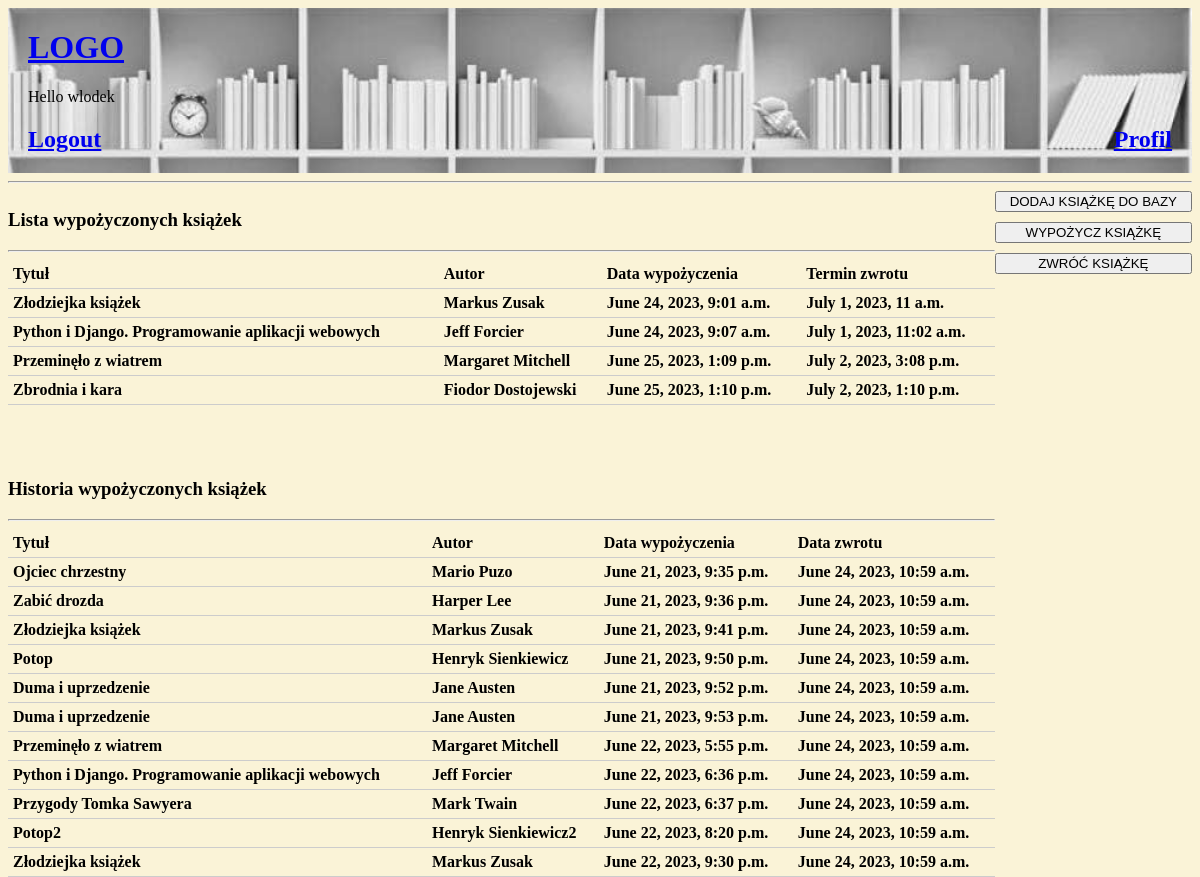
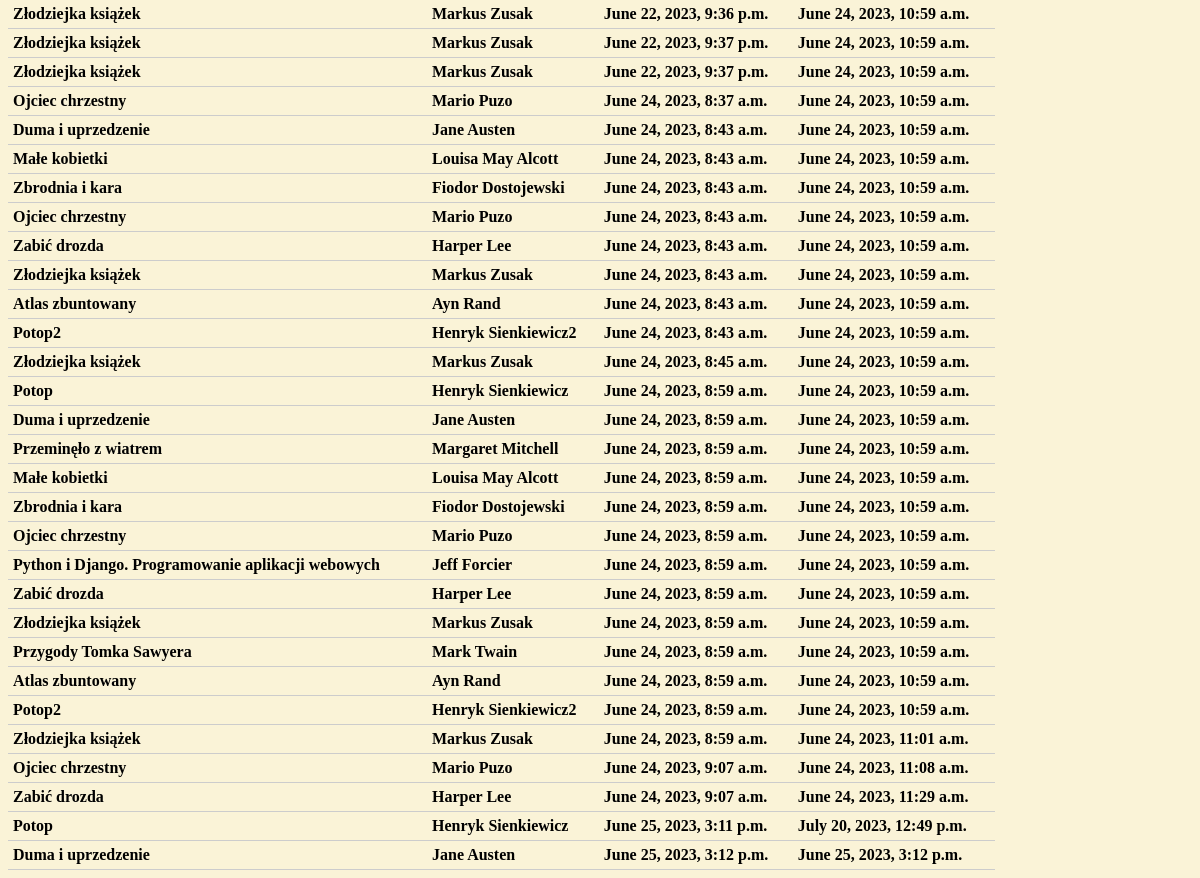
/profile/ (signed in), run on the app's committed database (2 pictures, top to bottom).
### base/models.py (models this page shows, shortened)
class BorrowedBook(models.Model):
    id = models.AutoField(primary_key=True)
    user = models.ForeignKey(User, on_delete=models.SET_NULL, null=True, related_name='books_borrowed')
    book = models.ForeignKey(Book, on_delete=models.SET_NULL, null=True, related_name='borrowed_books')
    borrowed_date = models.DateTimeField(default=datetime.now())
    return_to_date = models.DateTimeField(default=datetime.now() + timedelta(days=7))
    returned_date = models.DateTimeField(null=True, blank=True)

class Book(models.Model):
    id = models.AutoField(primary_key=True)
    title = models.CharField(max_length=255)
    author = models.CharField(max_length=255)
    availability = models.BooleanField(default=True)
    user = models.ForeignKey(User, on_delete=models.SET_NULL, null=True)

### base/views.py (the view)
# urls.py: path('profile/', views.profile, name='profile'),
@login_required
def profile(request):
    user_profile = request.user.username
    borrowed_books = BorrowedBook.objects.filter(user=request.user, book__availability=False,
                                                 returned_date=None)
    borrow_history = BorrowedBook.objects.filter(user=request.user, returned_date__isnull=False)
    return render(request, 'base/profile.html', {'user_profile': user_profile, 'books': borrowed_books,
                  'history': borrow_history})

### base/templates/base/profile.html (shortened to what this page needs)
{% extends 'main.html' %}
{% block content %}
<div class="profile-container">
    <div>
        <h3>Lista wypożyczonych książek</h3>
        <hr>
        <div class="book-table">
            <div class="book-row">
                <div class="book-cell">Tytuł</div>
                <div class="book-cell">Autor</div>
                <div class="book-cell">Data wypożyczenia</div>
                <div class="book-cell">Termin zwrotu</div>
            </div>
            {% for book in books %}
            <div class="book-row">
                <div class="book-cell">{{book.book.title}}</div>
                <div class="book-cell">{{book.book.author}}</div>
                <div class="book-cell">{{book.borrowed_date}}</div>
                <div class="book-cell">{{book.return_to_date}}</div>
            </div>
            {% empty %}
                <p>Nie masz wypożyczonych książek.</p>
            {% endfor %}
        </div>
        <br><br><br>
        <h3>Historia wypożyczonych książek</h3>
        <hr>
        <div class="book-table">
            <div class="book-row">
                <div class="book-cell">Tytuł</div>
                <div class="book-cell">Autor</div>
                <div class="book-cell">Data wypożyczenia</div>
                <div class="book-cell">Data zwrotu</div>
            </div>
            {% for book in history %}
            <div class="book-row">
                <div class="book-cell">{{book.book.title}}</div>
                <div class="book-cell">{{book.book.author}}</div>
                <div class="book-cell">{{book.borrowed_date}}</div>
                <div class="book-cell">{{book.returned_date}}</div>
            </div>
            {% empty %}
                <p>Historia wypożyczonych książek jest pusta.</p>
            {% endfor %}
        </div>
    </div>
    <div class="button-container">
        {% if request.user.is_superuser %}
        <a href="{% url 'add-book' %}"><button>DODAJ KSIĄŻKĘ DO BAZY</button><br></a>
        {% endif %}
        <a href="{% url 'borrow' %}"><button>WYPOŻYCZ KSIĄŻKĘ</button><br></a>
        <a href="{% url 'return-book' %}"><button>ZWRÓĆ KSIĄŻKĘ</button><br></a>
    </div>
</div>
{% endblock %}

### templates/navbar.html (shortened to what this page needs)
{% load static %}
<div class="navbar-container">
    <div>
        <a href="/"><h1>LOGO</h1></a>
        <p>Hello {{ request.user }}</p>
        {% if request.user.is_authenticated %}
        <h2><a href="{% url 'logout' %}">Logout</a></h2>
        {% else %}
        <h2><a href="{% url 'login' %}">Login</a></h2>
        {% endif %}
    </div>
    <div>
        {% if request.user.is_authenticated %}
        <h2><a href="{% url 'profile' %}">Profil</a></h2>
        {% endif %}
    </div>
</div>
<hr>

### templates/main.html (style rules this page uses)
body { background-color: #faf3d7; }

### base/templates/base/profile.html (style rules this page uses)
.profile-container { display: grid; grid-template-columns: 5fr 1fr; }
.book-table { display: table; width: 100%; }
.book-row { display: table-row; }
.book-cell { display: table-cell; padding: 5px; border-bottom: 1px solid #ccc; font-weight: bold; }
.button-container { display: flex; flex-direction: column; gap: 10px; }
.button-container button { width: 100%; }

### data on the page
BorrowedBook: book "Złodziejka książek", book.author "Markus Zusak", borrowed_date "June 24, 2023, 9:01 a.m.", return_to_date "July 1, 2023, 11 a.m."
BorrowedBook: book "Python i Django. Programowanie aplikacji webowych", book.author "Jeff Forcier", borrowed_date "June 24, 2023, 9:07 a.m.", return_to_date "July 1, 2023, 11:02 a.m."
BorrowedBook: book "Przeminęło z wiatrem", book.author "Margaret Mitchell", borrowed_date "June 25, 2023, 1:09 p.m.", return_to_date "July 2, 2023, 3:08 p.m."
BorrowedBook: book "Zbrodnia i kara", book.author "Fiodor Dostojewski", borrowed_date "June 25, 2023, 1:10 p.m.", return_to_date "July 2, 2023, 1:10 p.m."
BorrowedBook: book "Ojciec chrzestny", book.author "Mario Puzo", borrowed_date "June 21, 2023, 9:35 p.m.", returned_date "June 24, 2023, 10:59 a.m."
BorrowedBook: book "Zabić drozda", book.author "Harper Lee", borrowed_date "June 21, 2023, 9:36 p.m.", returned_date "June 24, 2023, 10:59 a.m."
BorrowedBook: book "Złodziejka książek", book.author "Markus Zusak", borrowed_date "June 21, 2023, 9:41 p.m.", returned_date "June 24, 2023, 10:59 a.m."
BorrowedBook: book "Potop", book.author "Henryk Sienkiewicz", borrowed_date "June 21, 2023, 9:50 p.m.", returned_date "June 24, 2023, 10:59 a.m."
BorrowedBook: book "Duma i uprzedzenie", book.author "Jane Austen", borrowed_date "June 21, 2023, 9:52 p.m.", returned_date "June 24, 2023, 10:59 a.m."
BorrowedBook: book "Duma i uprzedzenie", book.author "Jane Austen", borrowed_date "June 21, 2023, 9:53 p.m.", returned_date "June 24, 2023, 10:59 a.m."
BorrowedBook: book "Przeminęło z wiatrem", book.author "Margaret Mitchell", borrowed_date "June 22, 2023, 5:55 p.m.", returned_date "June 24, 2023, 10:59 a.m."
BorrowedBook: book "Python i Django. Programowanie aplikacji webowych", book.author "Jeff Forcier", borrowed_date "June 22, 2023, 6:36 p.m.", returned_date "June 24, 2023, 10:59 a.m."
BorrowedBook: book "Przygody Tomka Sawyera", book.author "Mark Twain", borrowed_date "June 22, 2023, 6:37 p.m.", returned_date "June 24, 2023, 10:59 a.m."
BorrowedBook: book "Potop2", book.author "Henryk Sienkiewicz2", borrowed_date "June 22, 2023, 8:20 p.m.", returned_date "June 24, 2023, 10:59 a.m."
BorrowedBook: book "Złodziejka książek", book.author "Markus Zusak", borrowed_date "June 22, 2023, 9:30 p.m.", returned_date "June 24, 2023, 10:59 a.m."
BorrowedBook: book "Złodziejka książek", book.author "Markus Zusak", borrowed_date "June 22, 2023, 9:36 p.m.", returned_date "June 24, 2023, 10:59 a.m."
BorrowedBook: book "Złodziejka książek", book.author "Markus Zusak", borrowed_date "June 22, 2023, 9:37 p.m.", returned_date "June 24, 2023, 10:59 a.m."
BorrowedBook: book "Złodziejka książek", book.author "Markus Zusak", borrowed_date "June 22, 2023, 9:37 p.m.", returned_date "June 24, 2023, 10:59 a.m."
BorrowedBook: book "Ojciec chrzestny", book.author "Mario Puzo", borrowed_date "June 24, 2023, 8:37 a.m.", returned_date "June 24, 2023, 10:59 a.m."
BorrowedBook: book "Duma i uprzedzenie", book.author "Jane Austen", borrowed_date "June 24, 2023, 8:43 a.m.", returned_date "June 24, 2023, 10:59 a.m."
BorrowedBook: book "Małe kobietki", book.author "Louisa May Alcott", borrowed_date "June 24, 2023, 8:43 a.m.", returned_date "June 24, 2023, 10:59 a.m."
BorrowedBook: book "Zbrodnia i kara", book.author "Fiodor Dostojewski", borrowed_date "June 24, 2023, 8:43 a.m.", returned_date "June 24, 2023, 10:59 a.m."
BorrowedBook: book "Ojciec chrzestny", book.author "Mario Puzo", borrowed_date "June 24, 2023, 8:43 a.m.", returned_date "June 24, 2023, 10:59 a.m."
BorrowedBook: book "Zabić drozda", book.author "Harper Lee", borrowed_date "June 24, 2023, 8:43 a.m.", returned_date "June 24, 2023, 10:59 a.m."
BorrowedBook: book "Złodziejka książek", book.author "Markus Zusak", borrowed_date "June 24, 2023, 8:43 a.m.", returned_date "June 24, 2023, 10:59 a.m."
BorrowedBook: book "Atlas zbuntowany", book.author "Ayn Rand", borrowed_date "June 24, 2023, 8:43 a.m.", returned_date "June 24, 2023, 10:59 a.m."
BorrowedBook: book "Potop2", book.author "Henryk Sienkiewicz2", borrowed_date "June 24, 2023, 8:43 a.m.", returned_date "June 24, 2023, 10:59 a.m."
BorrowedBook: book "Złodziejka książek", book.author "Markus Zusak", borrowed_date "June 24, 2023, 8:45 a.m.", returned_date "June 24, 2023, 10:59 a.m."
BorrowedBook: book "Potop", book.author "Henryk Sienkiewicz", borrowed_date "June 24, 2023, 8:59 a.m.", returned_date "June 24, 2023, 10:59 a.m."
BorrowedBook: book "Duma i uprzedzenie", book.author "Jane Austen", borrowed_date "June 24, 2023, 8:59 a.m.", returned_date "June 24, 2023, 10:59 a.m."
BorrowedBook: book "Przeminęło z wiatrem", book.author "Margaret Mitchell", borrowed_date "June 24, 2023, 8:59 a.m.", returned_date "June 24, 2023, 10:59 a.m."
BorrowedBook: book "Małe kobietki", book.author "Louisa May Alcott", borrowed_date "June 24, 2023, 8:59 a.m.", returned_date "June 24, 2023, 10:59 a.m."
BorrowedBook: book "Zbrodnia i kara", book.author "Fiodor Dostojewski", borrowed_date "June 24, 2023, 8:59 a.m.", returned_date "June 24, 2023, 10:59 a.m."
BorrowedBook: book "Ojciec chrzestny", book.author "Mario Puzo", borrowed_date "June 24, 2023, 8:59 a.m.", returned_date "June 24, 2023, 10:59 a.m."
BorrowedBook: book "Python i Django. Programowanie aplikacji webowych", book.author "Jeff Forcier", borrowed_date "June 24, 2023, 8:59 a.m.", returned_date "June 24, 2023, 10:59 a.m."
BorrowedBook: book "Zabić drozda", book.author "Harper Lee", borrowed_date "June 24, 2023, 8:59 a.m.", returned_date "June 24, 2023, 10:59 a.m."
BorrowedBook: book "Złodziejka książek", book.author "Markus Zusak", borrowed_date "June 24, 2023, 8:59 a.m.", returned_date "June 24, 2023, 10:59 a.m."
BorrowedBook: book "Przygody Tomka Sawyera", book.author "Mark Twain", borrowed_date "June 24, 2023, 8:59 a.m.", returned_date "June 24, 2023, 10:59 a.m."
BorrowedBook: book "Atlas zbuntowany", book.author "Ayn Rand", borrowed_date "June 24, 2023, 8:59 a.m.", returned_date "June 24, 2023, 10:59 a.m."
BorrowedBook: book "Potop2", book.author "Henryk Sienkiewicz2", borrowed_date "June 24, 2023, 8:59 a.m.", returned_date "June 24, 2023, 10:59 a.m."
BorrowedBook: book "Złodziejka książek", book.author "Markus Zusak", borrowed_date "June 24, 2023, 8:59 a.m.", returned_date "June 24, 2023, 11:01 a.m."
BorrowedBook: book "Ojciec chrzestny", book.author "Mario Puzo", borrowed_date "June 24, 2023, 9:07 a.m.", returned_date "June 24, 2023, 11:08 a.m."
BorrowedBook: book "Zabić drozda", book.author "Harper Lee", borrowed_date "June 24, 2023, 9:07 a.m.", returned_date "June 24, 2023, 11:29 a.m."
BorrowedBook: book "Potop", book.author "Henryk Sienkiewicz", borrowed_date "June 25, 2023, 3:11 p.m.", returned_date "July 20, 2023, 12:49 p.m."
BorrowedBook: book "Duma i uprzedzenie", book.author "Jane Austen", borrowed_date "June 25, 2023, 3:12 p.m.", returned_date "June 25, 2023, 3:12 p.m."

### other printed values
{{ request.user }} "wlodek"
